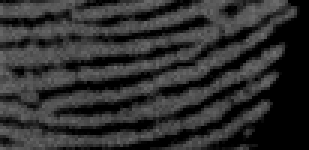
#> input picture continuous_scans/finger_1.png, 103 x 50 px (shown 3 times larger); its folder holds only this picture in this run
$ python -i fingerprint_matcher.py   (imports and definitions only)
#> lines starting #> are read from the running program, lines starting #| are printed output that depends on the picture
#> further down, picture is the input picture: shape (50, 103); min 0, max 113, mean 46.8
import cv2
import numpy as np
import os

class FingerprintMatcher:
    def __init__(self, enroll_dir="enrolled_fingers"):
        self.enroll_dir = enroll_dir
        if not os.path.exists(enroll_dir):
            os.makedirs(enroll_dir)
        # SIFT is robust for small, rotated partials.
        # (Requires opencv-python or opencv-contrib-python)
        self.sift = cv2.SIFT_create()
        self.matcher = cv2.BFMatcher() # Brute Force Matcher

    def _preprocess(self, img_array):
        """Enhances ridges and contrast."""
        # Normalize to 0-255
        img = cv2.normalize(img_array, None, 0, 255, cv2.NORM_MINMAX).astype('uint8')
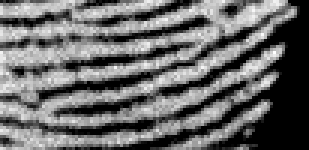
#> img: shape (50, 103) (shown 3 times larger); min 0, max 255, mean 105.6
        # Histogram Equalization (Boost contrast)
        img = cv2.equalizeHist(img)
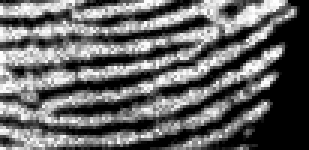
#> img: shape (50, 103) (shown 3 times larger); min 0, max 255, mean 101.7
        # Optional: Gaussian Blur to remove sensor noise
        img = cv2.GaussianBlur(img, (3, 3), 0)
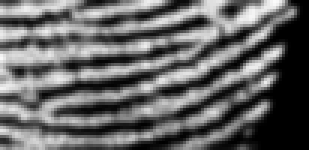
#> img: shape (50, 103) (shown 3 times larger); min 0, max 251, mean 101.8
        return img

    def enroll_finger(self, name, raw_frames):
        """
        Saves the best features from a list of captured raw byte frames.
        raw_frames: list of bytes (5147 bytes each)
        """
        descriptors_list = []
        for raw in raw_frames:
            # Convert raw bytes to numpy image (103x50)
            img_arr = np.array(list(raw), dtype=np.uint8).reshape((50, 103)) # Check height/width order!
            img = self._preprocess(img_arr)

            # Detect keypoints and descriptors
            kp, des = self.sift.detectAndCompute(img, None)
            if des is not None:
                descriptors_list.append(des)

        if descriptors_list:
            # Save all descriptors for this finger to a file
            np.save(os.path.join(self.enroll_dir, f"{name}.npy"), descriptors_list)
            print(f"[ENROLL] Saved {len(descriptors_list)} templates for {name}")
            return True
        return False

    def verify_finger(self, raw_frame):
        """
        Compares a single frame against all enrolled fingers.
        Returns: (Name, Score) or None
        """
        img_arr = np.array(list(raw_frame), dtype=np.uint8).reshape((50, 103))
        img = self._preprocess(img_arr)
        kp, des = self.sift.detectAndCompute(img, None)
#> kp = 159 keypoints; strongest (x, y, size): (91, 18, 3.2), (89, 27, 2.5), (66, 7, 3.2), (48, 15, 2.8)

        if des is None: return None

        best_score = 0
        best_match = None

        # Compare against every enrolled file
        for filename in os.listdir(self.enroll_dir):
            if not filename.endswith(".npy"): continue

            name = filename.replace(".npy", "")
            enrolled_templates = np.load(os.path.join(self.enroll_dir, filename), allow_pickle=True)

            # Check against every template in the enrollment (Multi-template matching)
            for template_des in enrolled_templates:
                if template_des is None or len(template_des) < 2: continue

                # KNN Match with Ratio Test (Lowe's Ratio)
                matches = self.matcher.knnMatch(des, template_des, k=2)

                good_points = 0
                for m, n in matches:
                    if m.distance < 0.75 * n.distance:
                        good_points += 1

                # Scoring: How many features matched?
                if good_points > best_score:
                    best_score = good_points
                    best_match = name

        # Threshold (Adjust based on testing. 5-10 is usually a 'maybe', 20+ is strong)
        if best_score > 10:
            return best_match, best_score
        return None, 0

>>> import cv2
>>> picture = cv2.imread('continuous_scans/finger_1.png', cv2.IMREAD_GRAYSCALE)
>>> result = FingerprintMatcher().verify_finger(picture)

$ run again, on continuous_scans/finger_10.png
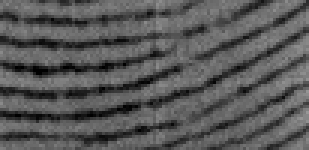
#> input picture continuous_scans/finger_10.png, 103 x 50 px (shown 3 times larger)
#> picture is the input picture: shape (50, 103); min 0, max 151, mean 87.7
#> in _preprocess, `img = cv2.equalizeHist(img)`:
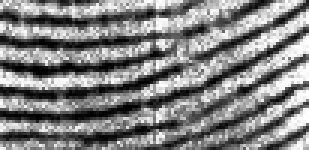
#> img: shape (50, 103) (shown 3 times larger); min 0, max 255, mean 128.6
#> in _preprocess, `img = cv2.GaussianBlur(img, (3, 3), 0)`:
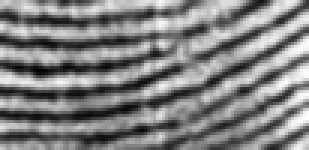
#> img: shape (50, 103) (shown 3 times larger); min 2, max 253, mean 128.6
#> kp = 179 keypoints; strongest (x, y, size): (13, 23, 3.5), (20, 27, 3.5), (54, 29, 3.1), (9, 27, 3.2)
